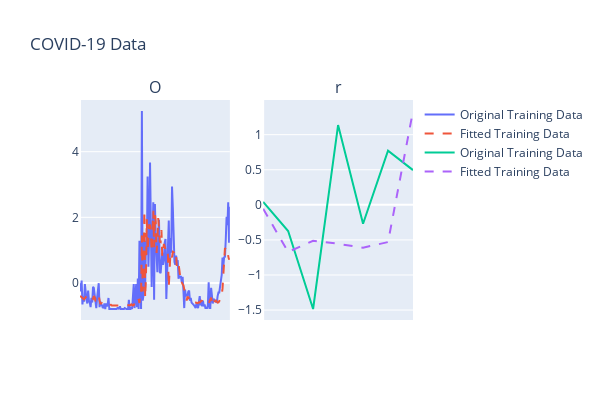

Notebook code cell kept with this figure:
### Markdown cell above
### stacked LSTM

### Code cell
stacked_lstm_model = Sequential()
stacked_lstm_model.add(LSTM(100, dropout=0.2, return_sequences=True, input_shape=(X_train_seq.shape[1], X_train_seq.shape[2])))
stacked_lstm_model.add(LSTM(50, dropout=0.2, return_sequences=False))  # No need for input_shape here
stacked_lstm_model.add(Dense(8, activation='relu'))
stacked_lstm_model.add(Dense(1, activation='linear'))
K.set_epsilon(1)
stacked_lstm_model.compile(optimizer=Adam(learning_rate=0.001), loss=MeanAbsoluteError(), metrics=[MeanAbsolutePercentageError()])
stacked_lstm_model.summary()


# training
early_stopping = EarlyStopping(monitor='val_loss', patience=20, restore_best_weights=True)
reduce_lr = ReduceLROnPlateau(monitor='val_loss', factor=0.9, patience=5, min_lr=0.00000001)

history = stacked_lstm_model.fit(X_train_seq, y_train_seq, epochs=100, batch_size=16, validation_split=0.2, verbose=1)


# plot the loss function
plt.plot(history.history['loss'], label='Training loss')
plt.plot(history.history['val_loss'], label='Validation loss')
plt.legend()


# visualization the result
y_pred_train = stacked_lstm_model.predict(X_train_seq).reshape(-1,1)
y_pred_test = stacked_lstm_model.predict(X_test_seq).reshape(-1,1)

num_dates = len(df['Date'])
step = max(1, num_dates // 15)
display_dates = df['Date'][::step]

fig = make_subplots(
    rows=1, cols=2,
    subplot_titles=("Original Training Data"),
    shared_xaxes=True
)

fig.add_trace(go.Scatter(x=np.arange(len(X_train) - sequence_length + 1), y=y_train_seq.flatten(), mode='lines', name='Original Training Data'), row=1, col=1)
fig.add_trace(go.Scatter(x=np.arange(len(X_train) - sequence_length + 1), y=y_pred_train.flatten(), mode='lines', name='Fitted Training Data', line=dict(dash='dash')), row=1, col=1)

fig.add_trace(go.Scatter(x=np.arange(len(X_test) - sequence_length + 1), y=y_test_seq.flatten(), mode='lines', name='Original Training Data'), row=1, col=2)
fig.add_trace(go.Scatter(x=np.arange(len(X_test) - sequence_length + 1), y=y_pred_test.flatten(), mode='lines', name='Fitted Training Data', line=dict(dash='dash')), row=1, col=2)

fig.update_layout(
    height=400, width=600,
    title_text="COVID-19 Data",
    hovermode='x unified'
)

for i in range(1, 2):
    for j in range(1, 3):
        fig.update_xaxes(
            tickvals=display_dates,
            tickformat="%b %d\n%Y",
            tickangle=45,
            row=i, col=j
        )
fig.show()


# Compute score metrics
# Convert to tensors
y_true_tf = tf.convert_to_tensor(y_test_seq.reshape(-1), dtype=tf.float32)
y_pred_tf = tf.convert_to_tensor(y_pred_test.reshape(-1), dtype=tf.float32)

# Initialize the metrics
mae_metric = tf.keras.metrics.MeanAbsoluteError()
mse_metric = tf.keras.metrics.MeanSquaredError()

# Update the state with the true and predicted values
mae_metric.update_state(y_true_tf, y_pred_tf)
mse_metric.update_state(y_true_tf, y_pred_tf)

# Calculate MAE and MSE
mae = mae_metric.result().numpy()
mse = mse_metric.result().numpy()

# Calculate RMSE
rmse = np.sqrt(mse)

# Calculate R² score
total_error = tf.reduce_sum(tf.square(y_true_tf - tf.reduce_mean(y_true_tf)))
unexplained_error = tf.reduce_sum(tf.square(y_true_tf - y_pred_tf))
r2_score = 1 - tf.divide(unexplained_error, total_error).numpy()

print(f"MAE: {mae}")
print(f"RMSE: {rmse}")
print(f"R² score: {r2_score}")


# save the model
stacked_lstm_model.save("./checkpoints/stacked_lstm.h5")

### Figure 1 — Plotly figure (JSON) as saved in the notebook; plotly's stock layout.template omitted (floating-point values rounded to 4 significant figures; data arrays with more than 128 entries replaced by an {"elided": "..."} marker saying what was removed)
{"data": [{"mode": "lines", "name": "Original Training Data", "type": "scatter", "x": {"elided": "186 int values"}, "xaxis": "x", "y": {"elided": "185 float values"}, "yaxis": "y"}, {"line": {"dash": "dash"}, "mode": "lines", "name": "Fitted Training Data", "type": "scatter", "x": {"elided": "186 int values"}, "xaxis": "x", "y": {"elided": "185 float values"}, "yaxis": "y"}, {"mode": "lines", "name": "Original Training Data", "type": "scatter", "x": [0, 1, 2, 3, 4, 5, 6, 7], "xaxis": "x2", "y": [0.04342, -0.3734, -1.485, 1.138, -0.2692, 0.7728, 0.495], "yaxis": "y2"}, {"line": {"dash": "dash"}, "mode": "lines", "name": "Fitted Training Data", "type": "scatter", "x": [0, 1, 2, 3, 4, 5, 6, 7], "xaxis": "x2", "y": [-0.05624, -0.6713, -0.5116, -0.5551, -0.6113, -0.5312, 1.337], "yaxis": "y2"}], "layout": {"annotations": [{"font": {"size": 16}, "showarrow": false, "text": "O", "x": 0.225, "xanchor": "center", "xref": "paper", "y": 1, "yanchor": "bottom", "yref": "paper"}, {"font": {"size": 16}, "showarrow": false, "text": "r", "x": 0.775, "xanchor": "center", "xref": "paper", "y": 1, "yanchor": "bottom", "yref": "paper"}], "height": 400, "hovermode": "x unified", "title": {"text": "COVID-19 Data"}, "width": 600, "xaxis": {"anchor": "y", "domain": [0, 0.45], "tickangle": 45, "tickformat": "%b %d\n%Y", "tickvals": ["2021-04-05T00:00:00", "2021-04-18T00:00:00", "2021-05-01T00:00:00", "2021-05-14T00:00:00", "2021-05-27T00:00:00", "2021-06-09T00:00:00", "2021-06-22T00:00:00", "2021-07-05T00:00:00", "2021-07-18T00:00:00", "2021-07-31T00:00:00", "2021-08-13T00:00:00", "2021-08-26T00:00:00", "2021-09-08T00:00:00", "2021-09-21T00:00:00", "2021-10-04T00:00:00", "2021-10-17T00:00:00"]}, "xaxis2": {"anchor": "y2", "domain": [0.55, 1], "tickangle": 45, "tickformat": "%b %d\n%Y", "tickvals": ["2021-04-05T00:00:00", "2021-04-18T00:00:00", "2021-05-01T00:00:00", "2021-05-14T00:00:00", "2021-05-27T00:00:00", "2021-06-09T00:00:00", "2021-06-22T00:00:00", "2021-07-05T00:00:00", "2021-07-18T00:00:00", "2021-07-31T00:00:00", "2021-08-13T00:00:00", "2021-08-26T00:00:00", "2021-09-08T00:00:00", "2021-09-21T00:00:00", "2021-10-04T00:00:00", "2021-10-17T00:00:00"]}, "yaxis": {"anchor": "x", "domain": [0, 1]}, "yaxis2": {"anchor": "x2", "domain": [0, 1]}}}
